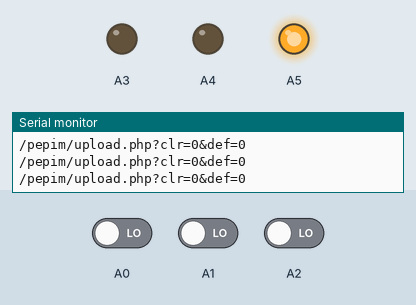
Simulated run of this sketch. Board: Arduino Uno, built with avr-gcc and run on an emulated ATmega328P. Parts: output pins drawn as LEDs (lit = HIGH), the last lines printed to the serial monitor. Inputs (shaded band) come from the test bench; at power-on: A0 LOW, A1 LOW, A2 LOW. The modem accepts every AT command (registered, SIM ready, sends succeed) and sends nothing else; pins used as bus, display or sensor lines are not drawn.

Above: at 4.2 s.
4.3 s: A0 driven HIGH
At 5.2 s:
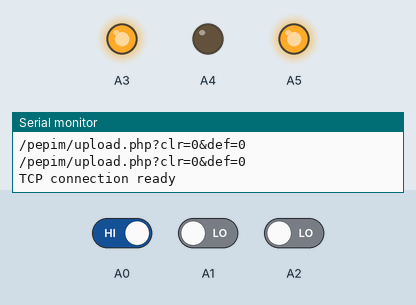
Timing chart, 0 to 7.3 s (numbered marks = the images above; inputs shaded):
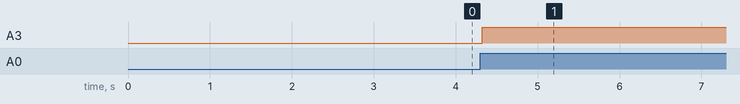

Measured:
- after the input at 4.3 s, A3: LOW → HIGH at once

The sketch:

sketch_oct29b.ino
```cpp
#include <SoftwareSerial.h>

SoftwareSerial esp(2,3); //RX,TX


int cl=0;

String data;

String server = "192.168.8.162"; // your hostinger parent link

String uri = "/pepim/upload.php?clr=" + String(cl) ;// php file which is changing data in server

const int s0 = 8;
const int s1 = 9;
const int s2 = 12;
const int s3 = 11;
const int out = 10;

// LED pins connected to Arduino

int redLed = 2;
int greenLed = 3;
int blueLed = A5;

// Variables

int red = 0;
int green = 0;
int blue = 0;

int def=0;
int clr=0;
int enable=1;
int sendd=0;

int val=0;

int clrout=0;

void setup()

{

      Serial.begin(9600);
      esp.begin(115200);

      pinMode(s0, OUTPUT);
      pinMode(s1, OUTPUT);
      pinMode(s2, OUTPUT);
      pinMode(s3, OUTPUT);
      pinMode(out, INPUT);

      pinMode(A0, INPUT);
      pinMode(A1, INPUT);
      pinMode(A2, INPUT);

      pinMode(A5, OUTPUT);
      pinMode(A4, OUTPUT);
      pinMode(A3, OUTPUT);
      digitalWrite(A5, HIGH);

      //pinMode(inPin,INPUT);

      digitalWrite(s0, HIGH);
      digitalWrite(s1, HIGH);

      resetmod();


}


void loop() {

     uri = "/pepim/upload.php?clr=" + String(cl) + "&def=" + String(def) ;
     Serial.println(uri);

     digitalWrite(A5 , HIGH);
     digitalWrite(A4 , LOW);

      if (digitalRead(A0) == HIGH) {
           digitalWrite(A3 , HIGH);
           enable=1;
           sendd=1;
      }
      if (digitalRead(A1) == HIGH) {
           enable=0;
           sendd=0;
      }
      if (digitalRead(A2) == HIGH) {
           digitalWrite(A4 , HIGH);
           digitalWrite(A3 , LOW);

           def=0;
           clr=0;

           enable=1;
           sendd=0;
      }


       if(enable==0){
             digitalWrite(A4 , HIGH);
             getcolor();

       }
       if(sendd==1){
         senddata();
       }

 }

void senddata(){

     httppost();
          delay(1000);

}


void getcolor(){
  color();
  Serial.print("R Value:");
  Serial.print(red, DEC);
  Serial.print(" G Value: ");
  Serial.print(green, DEC);
  Serial.print(" B Value: ");
  Serial.print(blue, DEC);
  Serial.print(" Defects: ");
  Serial.print(def, DEC);

  //Serial.println();

  if (red < blue && red < green && red < 20)
  {
   cl=1;
   Serial.println(" - (Red Color)");

  }

  else if (blue < red && blue < green)
  {
   cl=2;
   Serial.println(" - (Blue Color)");


  }

  else if (green < red && green < blue)
  {

   cl=3;
   Serial.println(" - (Green Color)");


  }
  else{
  Serial.println(" - (Defect Found)");
  def=def+1;
  delay(500);
  }
  delay(300);


}

void color()
{
  digitalWrite(s2, LOW);
  digitalWrite(s3, LOW);
  //count OUT, pRed, RED
  red = pulseIn(out, digitalRead(out) == HIGH ? LOW : HIGH);
  digitalWrite(s3, HIGH);
  //count OUT, pBLUE, BLUE
  blue = pulseIn(out, digitalRead(out) == HIGH ? LOW : HIGH);
  digitalWrite(s2, HIGH);
  //count OUT, pGreen, GREEN
  green = pulseIn(out, digitalRead(out) == HIGH ? LOW : HIGH);
}

void resetmod() {

    esp.println("AT+RST");

    delay(500);

    if(esp.find("OK") ) Serial.println("Module Reset");

    delay(500);

    esp.print("AT+CWJAP=\"Void_Main(4G)\",\"3B5beee1\"\r\n");
    delay(2000);

}

void httppost() {

    esp.println("AT+CIPSTART=\"TCP\",\"" + server + "\",80"); //start a TCP connection.

    delay(500);

    if ( esp.find((char*)"OK")) {

        Serial.println("TCP connection ready");

    }

        delay(500);

        String postRequest =

        "GET " + uri + " HTTP/1.1\r\n" +

        "Host: " + server + "\r\n" +

        "Accept: *" + "/" + "*\r\n" +

        "Content-Length: " + data.length() + "\r\n" +

        "Content-Type: application/x-www-form-urlencoded\r\n" +

        "\r\n";

        String sendCmd = "AT+CIPSEND=";//determine the number of caracters to be sent.

        esp.print(sendCmd);

        esp.println(postRequest.length());

        delay(500);

        if (esp.find((char*)">")) {

          Serial.println("Sending.."); esp.print(postRequest);
          delay(500);

          if ( esp.find((char*)"SEND OK")) {

              Serial.println("Packet sent");
              delay(500);

              esp.println("AT+CIPCLOSE");
              delay(500);

          }
      }

      delay(1000);
      sendd=0;
      resetmod();
      delay(2000);
}
```
